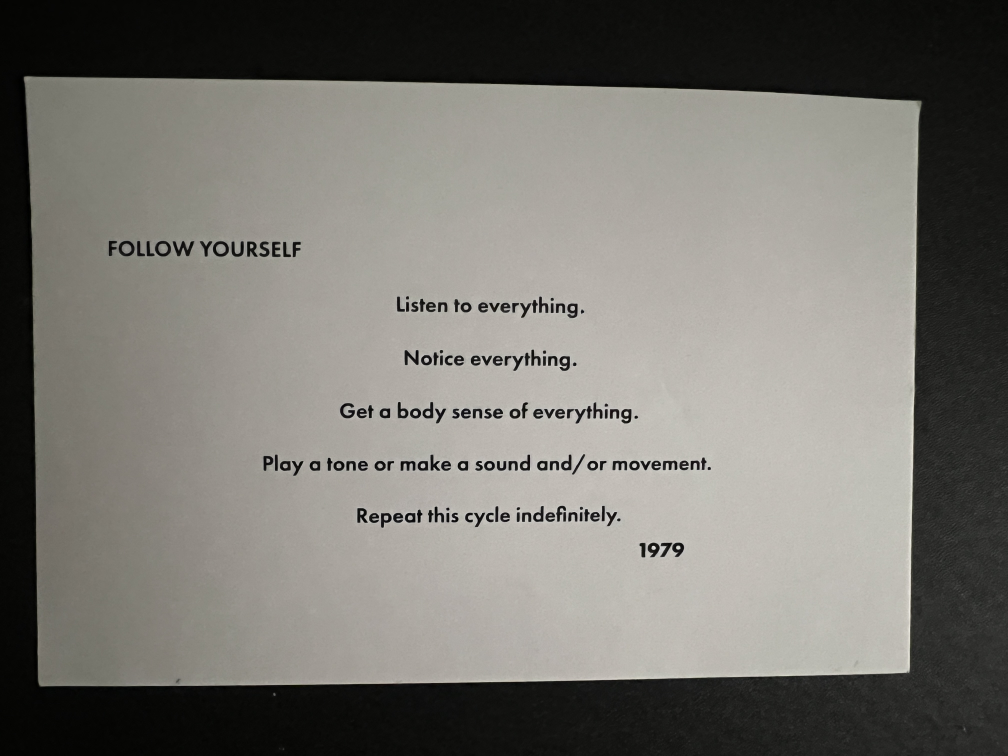
#> input picture image1.JPG, 4032 x 3024 px (shown at 1/4 size)
$ python -i scanner_core.py   (imports and definitions only)
#> lines starting #> are read from the running program, lines starting #| are printed output that depends on the picture; after the words box and inside, x2 and y2 are one past the last pixel; in counts of white or black regions, pixels touching at a corner belong together
### pyimagesearch/transform.py
import numpy as np
import cv2

def order_points(pts):
    # this will initialize the points, top left, top right, bottom left, bottom right
    rect = np.zeros((4, 2), dtype="float32")

    # the top left is will have the smallest sum, bottom right will have the largest
    s = pts.sum(axis = 1)
    rect[0] = pts[np.argmin(s)]
    rect[2] = pts[np.argmax(s)]

    # now compute the difference between the points, the top right will be the
    # smallest difference where as the bottom left will have the largest
    diff = np.diff(pts, axis = 1)
    rect[1] = pts[np.argmin(diff)]
    rect[3] = pts[np.argmax(diff)]

    # return the ordered coordinates
    return rect

def four_point_transform(image, pts):
    # obtain a consistent order of points and unpack them individually
    rect = order_points(pts)
    (tl, tr, br, bl) = rect

    # compute the width of the image which will be the max distance between br and bl
    # x coordinates or the tr and tl x coordinates
    widthA = np.sqrt(((br[0] - bl[0]) ** 2) + ((br[1] - bl[1]) ** 2))
    widthB = np.sqrt(((tr[0] - tl[0]) ** 2) + ((tr[1] - tl[1]) ** 2))
    maxWidth = max(int(widthA), int(widthB))

    # compute the height of the new image which will be the max sitance between
    # tr, br y coordinates or the top left and botom left y coordinates
    heightA = np.sqrt(((tr[0] - br[0]) ** 2) + ((tr[1] - br[1]) ** 2))
    heightB = np.sqrt(((tl[0] - bl[0]) ** 2) + ((tl[1] - bl[1]) ** 2))
    maxHeight = max(int(heightA), int(heightB))

    # now with the new dimenstions of the new image, construct the set of destination
    # points to get the birds eye view.
    dst = np.array([
        [0,0],
        [maxWidth - 1, 0],
        [maxWidth - 1, maxHeight - 1],
        [0, maxHeight - 1]], dtype="float32")

    # compute the perspective transform matrix and then apply it
    M = cv2.getPerspectiveTransform(rect, dst)
    warped = cv2.warpPerspective(image, M, (maxWidth, maxHeight))

    # return the warped image
    return warped

### scanner_core.py
from pathlib import Path
import cv2
import imutils
from skimage.filters import threshold_local
from pyimagesearch.transform import four_point_transform


def scan_documents(image_path, preview=False):
#> called with image_path = 'image1.JPG', preview = False
    image_path = Path(image_path)
    image = cv2.imread(str(image_path))
#> image is the input picture: shape (3024, 4032, 3); mean B, G, R 111.7, 117.3, 119.4
    if image is None:
        raise ValueError(f"Could not read image: {image_path}")

    ratio = image.shape[0] / 500.0
#> ratio = 6.05
    original = image.copy()
    resized = imutils.resize(image, height=500)
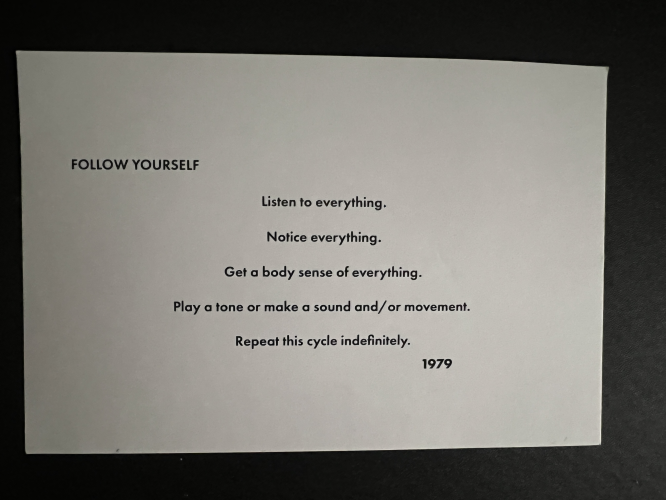
#> resized: shape (500, 666, 3); mean B, G, R 111.7, 117.3, 119.4

    # Make the image easier to edge detect.
    gray = cv2.cvtColor(resized, cv2.COLOR_BGR2GRAY)
    gray = cv2.GaussianBlur(gray, (5, 5), 0)
    edged = cv2.Canny(gray, 75, 200)
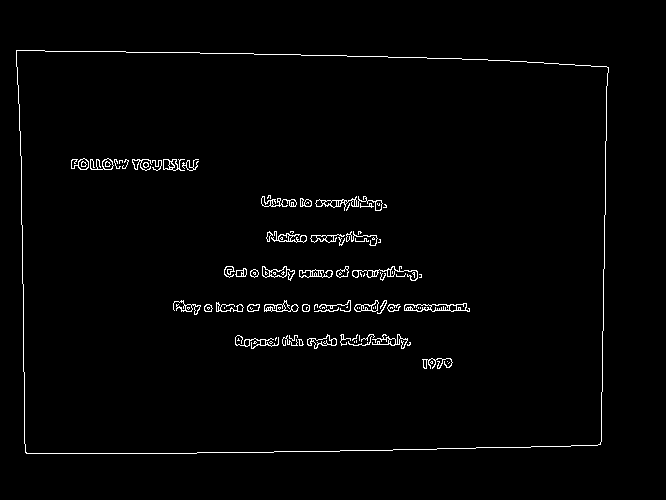
#> edged: shape (500, 666); 1.8% white in thin lines or dots, all inside (x1, y1, x2, y2) = (16, 50, 609, 454)

    # Find the four corners of the page.
    page_contour = find_page_contour(edged, gray)
#> in find_four_point_contour, `contours = cv2.findContours(image.copy(), retrieval_mode, cv2.CHAIN_AP..`: contours = 210 contours, 125 with area under 20; largest, box (x1, y1, x2, y2) and area: (16, 50, 609, 454) 229702, (16, 50, 609, 454) 229699, (404, 303, 470, 312) 364, (315, 196, 383, 211) 260, (262, 266, 295, 281) 186
#> in find_four_point_contour, `contours = sorted(contours, key=cv2.contourArea, reverse=True)[:20]`: contours = 20 contours; largest, box (x1, y1, x2, y2) and area: (16, 50, 609, 454) 229702, (16, 50, 609, 454) 229699, (404, 303, 470, 312) 364, (315, 196, 383, 211) 260, (262, 266, 295, 281) 186
#> the loop in find_four_point_contour, `for contour in contours:` made 1 pass
#> (perimeter, approx) on pass 1: (1964.2, [[16, 50], [26, 453], [600, 444], [608, 67]])
#> in find_page_contour, `contour = find_four_point_contour(edged, cv2.RETR_LIST, min_area=min_p..`: contour = [[16, 50], [26, 453], [600, 444], [608, 67]]
#> page_contour = [[16, 50], [26, 453], [600, 444], [608, 67]]
    if page_contour is None:
        raise RuntimeError(f"Could not find page outline: {image_path}")

    # Warp the original full-size image.
    warped = four_point_transform(original, page_contour.reshape(4, 2) * ratio)
#> in order_points, `s = pts.sum(axis = 1)`: s = [399.2, 2897, 6314.1, 4082.4]
#> in order_points, `diff = np.diff(pts, axis = 1)`: diff = [205.6, 2582.5, -943.5, -3272]
#> in four_point_transform, `rect = order_points(pts)`: rect = [[96.77, 302.4], [3677.2, 405.2], [3628.8, 2685.3], [157.2, 2739.7]]
#> in four_point_transform, `(tl, tr, br, bl) = rect`: tl = [96.77, 302.4]; tr = [3677.2, 405.2]; br = [3628.8, 2685.3]; bl = [157.2, 2739.7]
#> in four_point_transform, `widthA = np.sqrt(((br[0] - bl[0]) ** 2) + ((br[1] - bl[1]) ** 2))`: widthA = 3472
#> in four_point_transform, `widthB = np.sqrt(((tr[0] - tl[0]) ** 2) + ((tr[1] - tl[1]) ** 2))`: widthB = 3581.9
#> in four_point_transform, `maxWidth = max(int(widthA), int(widthB))`: maxWidth = 3581
#> in four_point_transform, `heightA = np.sqrt(((tr[0] - br[0]) ** 2) + ((tr[1] - br[1]) ** 2))`: heightA = 2280.6
#> in four_point_transform, `heightB = np.sqrt(((tl[0] - bl[0]) ** 2) + ((tl[1] - bl[1]) ** 2))`: heightB = 2438.1
#> in four_point_transform, `maxHeight = max(int(heightA), int(heightB))`: maxHeight = 2438
#> in four_point_transform, `dst = np.array([ [0,0], [maxWidth - 1, 0], [maxWidth - 1, maxHeight - ..`: dst = [[0, 0], [3580, 0], [3580, 2437], [0, 2437]]
#> in four_point_transform, `M = cv2.getPerspectiveTransform(rect, dst)`: M = [[0.93, -0.0231, -83.04], [-0.0277, 0.964, -288.8], [-1.78e-05, -1.23e-05, 1]]
#> in four_point_transform, `warped = cv2.warpPerspective(image, M, (maxWidth, maxHeight))`:
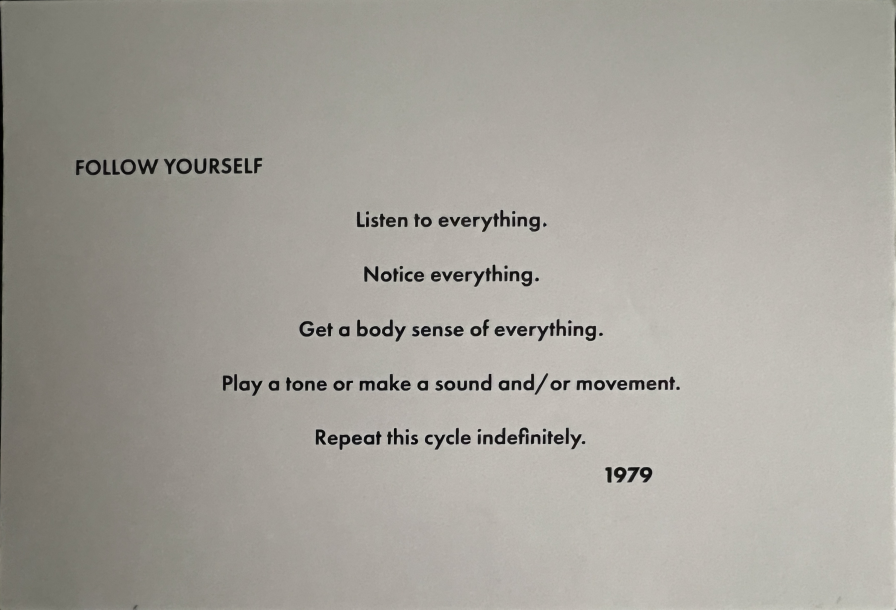
#> warped: shape (2438, 3581, 3) (shown at 1/4 size); mean B, G, R 154.5, 161.6, 164.7
    warped = cv2.cvtColor(warped, cv2.COLOR_BGR2GRAY)
#> warped: shape (2438, 3581)

    # Turn the page into a high-contrast black and white scan.
    threshold = threshold_local(warped, 11, offset=10, method="gaussian")
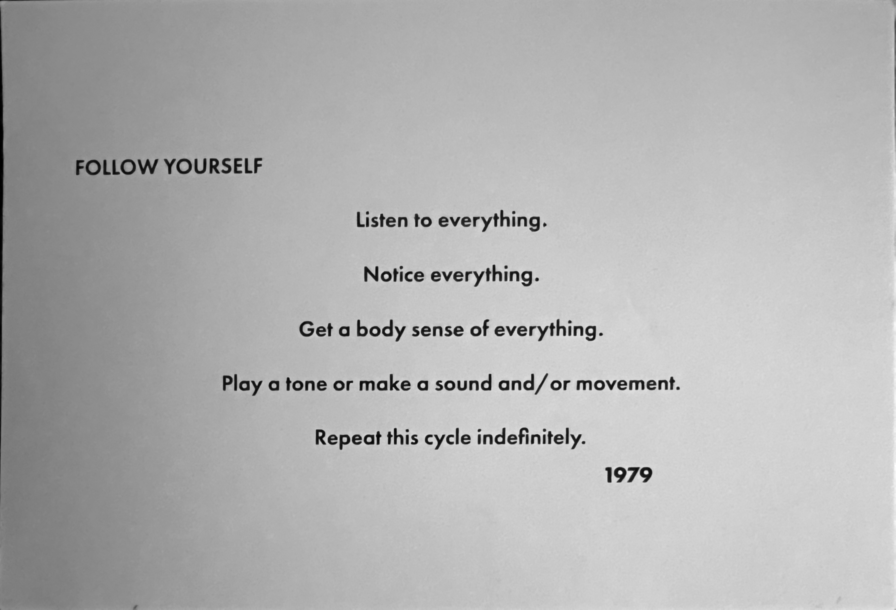
#> threshold: shape (2438, 3581) float64 (shown at 1/4 size); min -9.93, max 221.4, mean 151.8; drawn with min black and max white
    scanned = (warped > threshold).astype("uint8") * 255
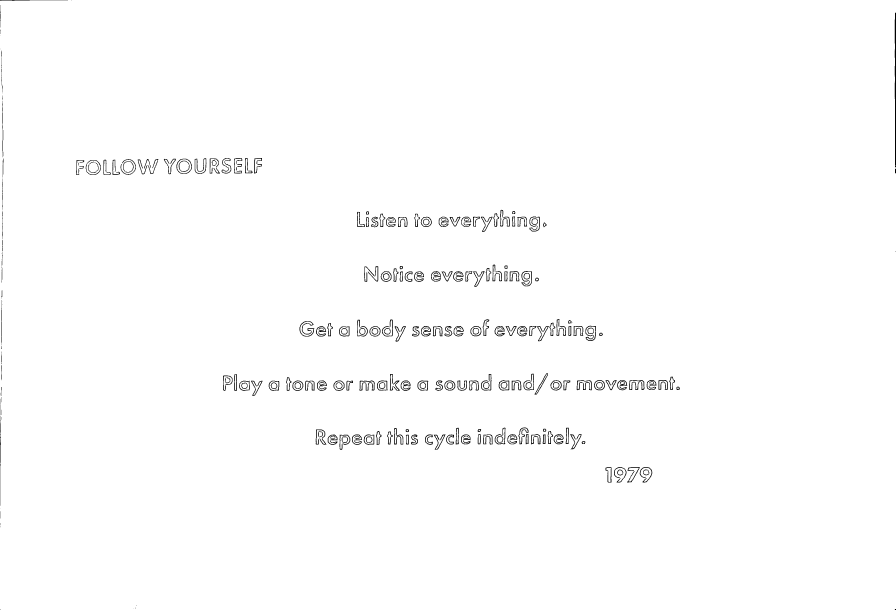
#> scanned: shape (2438, 3581) (shown at 1/4 size); 99.1% white; 260 black regions (32 under 20 px), largest, box (x1, y1, x2, y2) and area: (1198, 1285, 1257, 1346) 893, (3579, 51, 3581, 663) 846, (1438, 1522, 1499, 1563) 818

    return scanned


def find_page_contour(edged, gray):
    # Ignore tiny four-point contours from individual words or letters.
    min_page_area = gray.shape[0] * gray.shape[1] * 0.20

    contour = find_four_point_contour(edged, cv2.RETR_LIST, min_area=min_page_area)
    if contour is not None:
        return contour

    # Fallback for white paper on a dark background.
    _, paper = cv2.threshold(gray, 0, 255, cv2.THRESH_BINARY + cv2.THRESH_OTSU)
    kernel = cv2.getStructuringElement(cv2.MORPH_RECT, (5, 5))
    paper = cv2.morphologyEx(paper, cv2.MORPH_CLOSE, kernel, iterations=2)
    return find_four_point_contour(paper, cv2.RETR_EXTERNAL, min_area=min_page_area)


def find_four_point_contour(image, retrieval_mode, min_area=0):
    contours = cv2.findContours(image.copy(), retrieval_mode, cv2.CHAIN_APPROX_SIMPLE)
    contours = imutils.grab_contours(contours)
    contours = sorted(contours, key=cv2.contourArea, reverse=True)[:20]

    for contour in contours:
        if cv2.contourArea(contour) < min_area:
            continue

        perimeter = cv2.arcLength(contour, True)
        approx = cv2.approxPolyDP(contour, 0.02 * perimeter, True)
        if len(approx) == 4:
            return approx

    return None

>>> result = scan_documents('image1.JPG')
